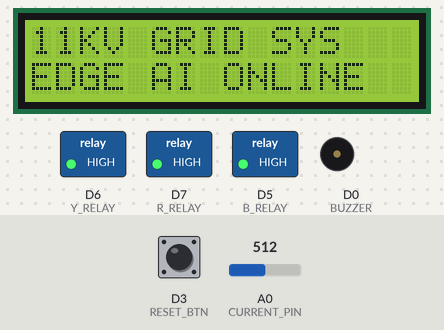
Recording of a sketch running on a simulated ESP8266 (NodeMCU). On the bench: 16×2 character LCD, switched loads named in the sketch (green lamp = pin HIGH), buzzer (waves = sounding, pin HIGH). Inputs (shaded band) come from the test bench; at power-on: A0 (CURRENT_PIN) = 512, D3 (RESET_BTN) HIGH. What the sketch prints to the serial monitor is not drawn.

Above: at 1.2 s.
At 4.2 s:
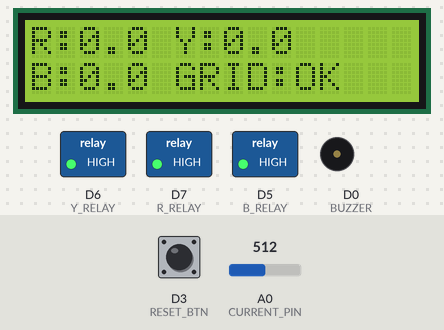
4.3 s: A0 (CURRENT_PIN) set to 540
At 7.8 s:
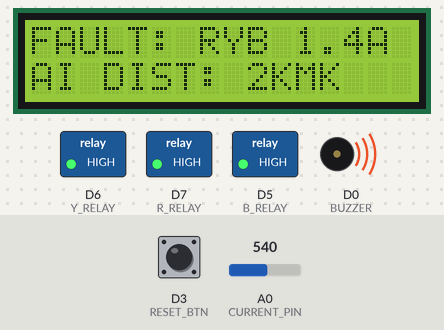
8.1 s: D3 (RESET_BTN) pulled LOW for 0.15 s
At 9.3 s:
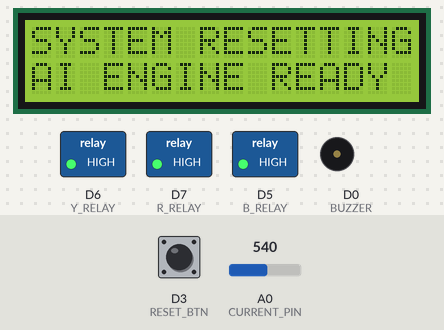
Timing chart, 0 to 12.6 s (numbered marks = the images above; inputs shaded):
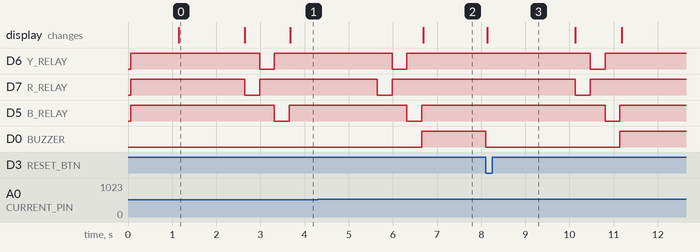

The sketch:

Edge_AI_11kv_Line_fault_detection.ino
```cpp
/*****************************************************************************************
* PROJECT NAME  : SMART GRID POWER DISTRIBUTION & PROTECTION SYSTEM
* ---------------------------------------------------------------------------------------
* PROJECT MAKER : Rahul Kalwa
* EVENT         : Arduino Physical AI Challenge India 2026
* TRACK         : Industrial, Smart Manufacturing & Sustainability
*
* PROJECT OVERVIEW:
* An Autonomous Edge-AI Enabled Smart Grid Solution designed for Real-Time Power
* Monitoring, Multi-Phase Fault Detection, Fault Distance Estimation, and Automated
* Circuit Protection. The system utilizes embedded machine learning principles
* (Euclidean Distance Classifier) on an ESP8266 NodeMCU to process current signature
* profiles locally without relying on external cloud or internet connectivity.
*
* KEY FEATURES:
* • Real-Time Pure Edge-AI Grid Analytics
* • Symmetrical & Asymmetrical Fault Classification
* • Localized Tower Grounding Fault Discrimination (Dynamic G Detector)
* • High-Speed Power Isoaltion & Relay Protection (<250ms)
* • Intelligent Smart Advisor Screen (Local Diagnostics)
* • Dual-Row Dynamic LCD Interface & Buzzer Alarm Alert System
* • Hardware-Triggered Resiliency System (Manual Hard-Reset)
*****************************************************************************************/
/***********************************************************
   11KV LINE FAULT DETECTION - PURE EDGE AI AUTONOMOUS
   ESP8266 NODEMCU HARDWARE LATCH CONFIGURATION
************************************************************/

#include <Wire.h>
#include <LiquidCrystal_I2C.h>

/**************** LCD CONFIGURATION ****************/
LiquidCrystal_I2C lcd(0x27, 16, 2);

/**************** HARDWARE PIN MAP ****************/
#define R_RELAY   D7
#define Y_RELAY   D6
#define B_RELAY   D5

#define BUZZER    D0
#define RESET_BTN D3
#define CURRENT_PIN A0

/**************** SYSTEM CONFIGURATION ****************/
static const float FAULT_CURRENT_THRESHOLD_A = 0.60f;

static const unsigned long PHASE_SCAN_DELAY_MS = 250UL;
static const unsigned long ADC_SAMPLE_DELAY_MS = 2UL;
static const int ADC_SAMPLES = 40;

static const unsigned long HEALTHY_SCAN_CYCLE_MS = 3000UL;
static const unsigned long FAULT_FREEZE_MS = 15000UL;
static const unsigned long ADVISOR_TOGGLE_MS = 3000UL;

/**************** DYNAMIC EDGE AI TARGETS ****************/
// Line-to-Line & Triple Phase (जब 2 या 3 फेजेस आपस में शॉर्ट हों)
static const float PHASE_2KM = 1.30f;
static const float PHASE_4KM = 0.85f;

// Line-to-Ground (जब केवल 1 फेज एल्युमिनियम फॉयल/Earth के साथ फॉल्ट हो)
static const float EARTH_2KM = 1.10f;
static const float EARTH_4KM = 0.70f;

/**************** SYSTEM STATE MACHINE ****************/
enum SystemMode
{
  MODE_HEALTHY_SCAN,
  MODE_FAULT_FREEZE,
  MODE_FAULT_ADVISOR
};

SystemMode mode = MODE_HEALTHY_SCAN;

bool lastButtonState = HIGH;
bool advisorPage = false;

float Ir = 0.0f;
float Iy = 0.0f;
float Ib = 0.0f;

float faultCurrent = 0.0f;
String faultString = "NONE";
String predictedZone = "NONE";
String advisorLine1 = "";
String advisorLine2 = "";

float sensorVccOffset = 1.65f;

unsigned long faultLatchedAt = 0UL;
unsigned long lastAdvisorToggleAt = 0UL;
unsigned long lastHealthyScanStartAt = 0UL;
unsigned long lastDisplayRefreshAt = 0UL;

/**************** FORWARD DECLARATIONS ****************/
void resetSystem();
float readPhase(int relayPin);
String classifyDistance(float currentA, bool isEarthFault);
void latchFault(const String &phaseNames, float maxCurrentA, bool isEarthFault);
void isolateAllRelays();
void showHealthyScreen();
void showFaultFreezeScreen();
void updateAdvisorMode();
void renderAdvisorPages();
void printPaddedLine(uint8_t row, const String &text);

/**************** SETUP ****************/
void setup()
{
  Serial.begin(115200);

  lcd.init();
  lcd.backlight();
  lcd.clear();

  pinMode(R_RELAY, OUTPUT);
  pinMode(Y_RELAY, OUTPUT);
  pinMode(B_RELAY, OUTPUT);
  pinMode(BUZZER, OUTPUT);
  pinMode(RESET_BTN, INPUT_PULLUP);

  isolateAllRelays();
  digitalWrite(BUZZER, LOW);

  lcd.setCursor(0, 0);
  lcd.print("AI GRID SYSTEM");
  lcd.setCursor(0, 1);
  lcd.print("CALIBRATING...");

  float offsetSum = 0.0f;
  for (int i = 0; i < 200; i++) {
    offsetSum += (analogRead(CURRENT_PIN) * 3.3f) / 1023.0f;
    delay(5);
  }
  sensorVccOffset = offsetSum / 200.0f;

  lcd.clear();
  lcd.setCursor(0, 0);
  lcd.print("11KV GRID SYS");
  lcd.setCursor(0, 1);
  lcd.print("EDGE AI ONLINE");
  delay(1500);

  lcd.clear();
  lastHealthyScanStartAt = millis();
}

/**************** MAIN LOOP ****************/
void loop()
{
  const bool buttonState = digitalRead(RESET_BTN);

  if (buttonState == LOW && lastButtonState == HIGH && mode != MODE_HEALTHY_SCAN)
  {
    resetSystem();
  }
  lastButtonState = buttonState;

  // 1. HEALTHY SCAN MODE
  if (mode == MODE_HEALTHY_SCAN)
  {
    const unsigned long cycleStart = millis();

    Ir = readPhase(R_RELAY);
    Iy = readPhase(Y_RELAY);
    Ib = readPhase(B_RELAY);

    int faultCount = 0;
    bool rFault = (Ir > FAULT_CURRENT_THRESHOLD_A);
    bool yFault = (Iy > FAULT_CURRENT_THRESHOLD_A);
    bool bFault = (Ib > FAULT_CURRENT_THRESHOLD_A);

    if (rFault) faultCount++;
    if (yFault) faultCount++;
    if (bFault) faultCount++;

    if (faultCount > 0)
    {
      String combinedFault = "";
      float maxCurrent = 0.0f;

      // प्रभावित फेजेस के नाम जोड़ना
      if (rFault) { combinedFault += "R"; if(Ir > maxCurrent) maxCurrent = Ir; }
      if (yFault) { combinedFault += "Y"; if(Iy > maxCurrent) maxCurrent = Iy; }
      if (bFault) { combinedFault += "B"; if(Ib > maxCurrent) maxCurrent = Ib; }

      bool isEarthFault = false;

      // 🧠 इंटेलिजेंट फ़िल्टर लॉजिक
      if (faultCount == 1)
      {
        // 'G' केवल तभी जुड़ेगा जब केवल 1 अकेला फेज शॉर्ट होगा
        isEarthFault = true;
        combinedFault += "G"; // परिणाम: RG, YG, BG
      }

      latchFault(combinedFault, maxCurrent, isEarthFault);
      return;
    }

    showHealthyScreen();

    unsigned long elapsed = millis() - cycleStart;
    if (elapsed < HEALTHY_SCAN_CYCLE_MS)
    {
      delay(HEALTHY_SCAN_CYCLE_MS - elapsed);
    }
    return;
  }

  // 2. FAULT FREEZE MODE
  if (mode == MODE_FAULT_FREEZE)
  {
    showFaultFreezeScreen();

    if (millis() - faultLatchedAt >= FAULT_FREEZE_MS)
    {
      mode = MODE_FAULT_ADVISOR;
      lastAdvisorToggleAt = millis();
      advisorPage = false;
      lcd.clear();
    }
    return;
  }

  // 3. FAULT ADVISOR MODE
  if (mode == MODE_FAULT_ADVISOR)
  {
    updateAdvisorMode();
    return;
  }
}

/**************** CURRENT SAMPLING ENGINE ****************/
float readPhase(int relayPin)
{
  digitalWrite(relayPin, LOW);
  delay(PHASE_SCAN_DELAY_MS);

  long sum = 0;
  for (int i = 0; i < ADC_SAMPLES; i++)
  {
    sum += analogRead(CURRENT_PIN);
    delay(ADC_SAMPLE_DELAY_MS);
  }

  digitalWrite(relayPin, HIGH);

  float adc = sum / (float)ADC_SAMPLES;
  float voltage = (adc * 3.3f) / 1023.0f;
  float current = (voltage - sensorVccOffset) / 0.066f;

  float finalCurrent = (current < 0.0f) ? -current : current;

  if (finalCurrent < 0.10f) finalCurrent = 0.0f;

  return finalCurrent;
}

/**************** EUCLIDEAN DISTANCE AI CLASSIFIER ****************/
String classifyDistance(float currentA, bool isEarthFault)
{
  float delta2km = 0.0f;
  float delta4km = 0.0f;

  if (isEarthFault)
  {
    delta2km = fabs(currentA - EARTH_2KM);
    delta4km = fabs(currentA - EARTH_4KM);
  }
  else
  {
    delta2km = fabs(currentA - PHASE_2KM);
    delta4km = fabs(currentA - PHASE_4KM);
  }

  if (delta2km <= delta4km)
  {
    return "2KM";
  }
  return "4KM";
}

/**************** FAULT LATCH MECHANISM ****************/
void latchFault(const String &phaseNames, float maxCurrentA, bool isEarthFault)
{
  faultLatchedAt = millis();
  mode = MODE_FAULT_FREEZE;
  faultString = phaseNames;
  faultCurrent = maxCurrentA;

  predictedZone = classifyDistance(faultCurrent, isEarthFault);

  isolateAllRelays();
  digitalWrite(BUZZER, HIGH);

  Serial.println(F("\n=========================================="));
  Serial.println(F("🚨 [EDGE AI SUBSTATION: DETECTED & CLASSIFIED]"));
  Serial.print(F("↳ LATCHED CODES  : ")); Serial.println(faultString);
  Serial.print(F("↳ PEAK CURRENT   : ")); Serial.print(faultCurrent, 2); Serial.println(F(" A"));
  Serial.print(F("↳ PREDICTED ZONE : ")); Serial.print(predictedZone); Serial.println(F(" KM"));
  Serial.println(F("=========================================="));
}

/**************** RELAY SAFETY ISOLATION ****************/
void isolateAllRelays()
{
  digitalWrite(R_RELAY, HIGH);
  digitalWrite(Y_RELAY, HIGH);
  digitalWrite(B_RELAY, HIGH);
}

/**************** HEALTHY DISPLAY RENDER ****************/
void showHealthyScreen()
{
  if (millis() - lastDisplayRefreshAt < 250UL)
  {
    return;
  }
  lastDisplayRefreshAt = millis();

  lcd.clear();
  lcd.setCursor(0, 0);
  lcd.print("R:"); lcd.print(Ir, 1);
  lcd.print(" Y:"); lcd.print(Iy, 1);

  lcd.setCursor(0, 1);
  lcd.print("B:"); lcd.print(Ib, 1);
  lcd.print(" GRID:OK");
}

/**************** FAULT FREEZE SCREEN RENDER ****************/
void showFaultFreezeScreen()
{
  lcd.setCursor(0, 0);
  lcd.print("FAULT: "); lcd.print(faultString);
  lcd.print(" "); lcd.print(faultCurrent, 1); lcd.print("A ");

  lcd.setCursor(0, 1);
  lcd.print("AI DIST: "); lcd.print(predictedZone);
}

/**************** ADVISOR LOGIC ****************/
void updateAdvisorMode()
{
  if (millis() - lastAdvisorToggleAt >= ADVISOR_TOGGLE_MS)
  {
    lastAdvisorToggleAt = millis();
    advisorPage = !advisorPage;
    lcd.clear();
  }

  renderAdvisorPages();
}

void renderAdvisorPages()
{
  bool hasGround = faultString.endsWith("G");
  bool isTriplePhase = (faultString == "RYB");

  if (predictedZone == "2KM")
  {
    if (advisorPage)
    {
      if (hasGround)       advisorLine1 = "AI: Earth Fault";
      else if(isTriplePhase) advisorLine1 = "AI: Symmetrical SC";
      else                 advisorLine1 = "AI: Line-Line SC";

      advisorLine2 = "Near Substation";
    }
    else
    {
      advisorLine1 = "Check Crossarms";
      advisorLine2 = "Radius: Zone 2KM";
    }
  }
  else
  {
    if (advisorPage)
    {
      if (hasGround)       advisorLine1 = "AI: Earth Fault";
      else if(isTriplePhase) advisorLine1 = "AI: Heavy 3-Ph SC";
      else                 advisorLine1 = "AI: Line-Line SC";

      advisorLine2 = "Tree Touch/Sag";
    }
    else
    {
      advisorLine1 = "Check Clearance";
      advisorLine2 = "Radius: Zone 4KM";
    }
  }

  printPaddedLine(0, advisorLine1);
  printPaddedLine(1, advisorLine2);
}

/**************** SYSTEM RESET FUNCTION ****************/
void resetSystem()
{
  mode = MODE_HEALTHY_SCAN;
  faultString = "NONE";
  predictedZone = "NONE";
  advisorLine1 = "";
  advisorLine2 = "";
  faultCurrent = 0.0f;
  Ir = 0.0f;
  Iy = 0.0f;
  Ib = 0.0f;
  advisorPage = false;
  faultLatchedAt = 0UL;
  lastAdvisorToggleAt = 0UL;
  lastHealthyScanStartAt = millis();

  isolateAllRelays();
  digitalWrite(BUZZER, LOW);

  lcd.clear();
  lcd.setCursor(0, 0);
  lcd.print("SYSTEM RESETTING");
  lcd.setCursor(0, 1);
  lcd.print("AI ENGINE READY");
  delay(2000);
  lcd.clear();
}

/**************** UTILITY: PADDED PRINT ****************/
void printPaddedLine(uint8_t row, const String &text)
{
  lcd.setCursor(0, row);
  lcd.print(text.substring(0, 16));
  for (uint8_t i = text.length(); i < 16; i++)
  {
    lcd.print(' ');
  }
}
```

Measured:
- the behaviour switches between 524 and 525 on A0 (CURRENT_PIN) (found by bisection; images 1 and 2)
- after the input at 4.3 s, D0 (BUZZER): LOW → HIGH after 2.4 s; the display: changes after 2.4 s (image 2)
- after the input at 8.1 s, D6 (Y_RELAY): HIGH → LOW after 2.4 s, → HIGH 0.33 s later; D7 (R_RELAY): HIGH → LOW after 2.0 s, → HIGH 0.33 s later; D5 (B_RELAY): HIGH → LOW after 2.7 s, → HIGH 0.33 s later; D0 (BUZZER): HIGH → LOW at once, → HIGH 3.0 s later; the display: changes at once (image 3)
- what the display in image 0 shows lasts 1.5 s, from 1.1 s to 2.6 s
